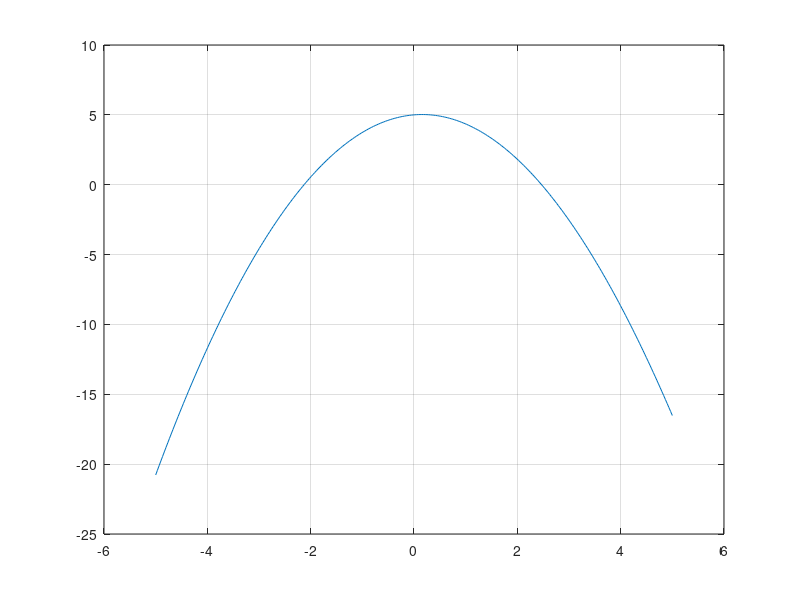

Recreate this plot in MATLAB. (Note: this script raises an error after producing the figure.)
clear
clc
close all

%% Задача 1: e^(0.3x) - x^2 = -4
fprintf('\n========== Задача 1 ==========\n\n')
f1 = @(x) exp(0.3*x) - x.^2 + 4;

x = linspace(-5, 5, 300);
figure(1)
plot(x, f1(x)), grid on
yline(0, 'k--')
xlabel('x'), ylabel('f(x)')
title('Задача 1: e^{0.3x} - x^2 + 4')

x_root = fzero(f1, 2);
fprintf('Корень: x = %.4f\n', x_root)

%% Задача 2: 2cos(x) - 0.5x = 1
fprintf('\n========== Задача 2 ==========\n\n')
f2 = @(x) 2*cos(x) - 0.5*x - 1;

x = linspace(-5, 5, 300);
figure(2)
plot(x, f2(x)), grid on
yline(0, 'k--')
xlabel('x'), ylabel('f(x)')
title('Задача 2: 2cos(x) - 0.5x - 1')

x_root = fzero(f2, 1);
fprintf('Корень: x = %.4f\n', x_root)

%% Задача 3: x^3 - 5x^2.5 + e^(0.9x) + 4(x+1) = -2
fprintf('\n========== Задача 3 ==========\n\n')
f3 = @(x) x.^3 - 5*x.^2.5 + exp(0.9*x) + 4*(x+1) + 2;

x = linspace(0.01, 5, 300);
figure(3)
plot(x, f3(x)), grid on
yline(0, 'k--')
xlabel('x'), ylabel('f(x)')
title('Задача 3')

x_root1 = fzero(f3, 1);
x_root2 = fzero(f3, 3);
fprintf('Корни: x1 = %.4f, x2 = %.4f\n', x_root1, x_root2)

%% Задача 4: x^2 - 5x*sin(3x) + 3 = 0
fprintf('\n========== Задача 4 ==========\n\n')
f4 = @(x) x.^2 - 5*x.*sin(3*x) + 3;

x = linspace(0, 10, 500);
figure(4)
plot(x, f4(x)), grid on
yline(0, 'k--')
xlabel('x'), ylabel('f(x)')
title('Задача 4: x^2 - 5x sin(3x) + 3')

% Подбери приближения по графику!
r1 = fzero(f4, 1);
r2 = fzero(f4, 2);
r3 = fzero(f4, 4);
fprintf('Корни: %.4f, %.4f, %.4f\n', r1, r2, r3)

%% Задача 5: угол тяги веревки
fprintf('\n========== Задача 5 ==========\n\n')
m = 25; g = 9.81; mu = 0.55; F_target = 150;
f5 = @(theta) mu*m*g ./ (cos(theta) + mu*sin(theta)) - F_target;

theta_range = linspace(0.01, pi/2 - 0.01, 200);
figure(5)
plot(theta_range, f5(theta_range)), grid on
yline(0, 'k--')
xlabel('\theta (рад)'), ylabel('f(\theta)')
title('Задача 5')

theta_root = fzero(f5, 0.5);
fprintf('Угол: %.4f рад = %.2f°\n', theta_root, rad2deg(theta_root))
